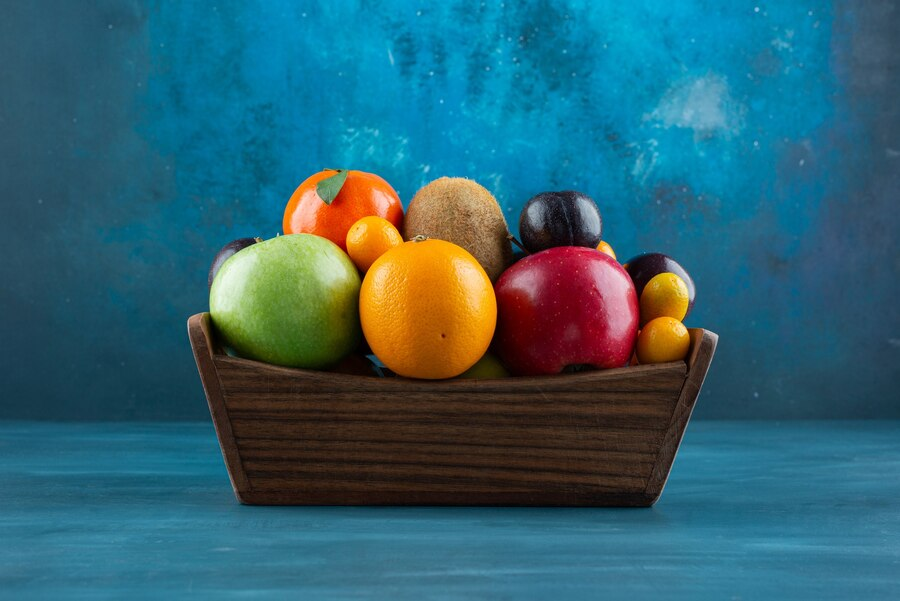
//> input picture OpenCV-Core Foundation/assets/basket.jpg, 900 x 601 px
$ ./OpenCV-Core_Foundation   (built with g++ and OpenCV 4)
//> lines starting //> are read from the running program, lines starting //| are printed output that depends on the picture; after the words box and inside, x2 and y2 are one past the last pixel; in counts of white or black regions, pixels touching at a corner belong together
### OpenCV-Core Foundation/Contours.h
#pragma once


#include <opencv2/opencv.hpp>
#include<iostream>

using namespace std;
using namespace cv;


void Contours();

void thresh_callback(int, void*);

### OpenCV-Core Foundation/TemplateMatching.h
#pragma once

#include "opencv2/opencv.hpp"
#include<iostream>

using namespace std;
using namespace cv;

void templateMatching();
void MatchingMethod(int, void*);

### OpenCV-Core Foundation/MaskOperationOnMatrix.h
#pragma once
#include<opencv2/opencv.hpp>
using namespace std;
using namespace cv;


Mat& maskUsingFilter2D(Mat& A);

### OpenCV-Core Foundation/Itreating-through-Image.h
#pragma once
#include "opencv2/opencv.hpp"
#include<iostream>
using namespace std;
using namespace cv;
void MatIm(Mat A);

### OpenCV-Core Foundation/Contours.cpp

/*
Finding contours in a image has following steps

Read the Input Image: Load an image from a file.
Convert to Grayscale: Convert the image to grayscale.
Blur the Image: Apply a blur to the grayscale image to reduce noise.
Edge Detection: Use the Canny edge detection algorithm to find edges in the image.
Find Contours: Identify contours based on the edges detected by the Canny algorithm.
Draw Contours: Draw the identified contours on a new image.
Display Images: Show the original image and the image with drawn contours.


RETR_TREE:

Purpose: It뭩 like looking at the full family tree of neighborhoods. It helps you see not just the main neighborhoods but also any smaller neighborhoods within them and how they are all related.
How it works: When you use RETR_TREE, OpenCV finds all the contours and organizes them into a tree structure:
Parent contours: Larger contours that may contain smaller ones inside them.
Child contours: Smaller contours inside larger ones.
Sibling contours: Contours that are on the same level (e.g., multiple neighborhoods in the same city).
Example:

If you have an image with several shapes:

RETR_TREE will tell you if one shape is inside another and how the shapes are organized.
CHAIN_APPROX_SIMPLE (Contour Approximation Method)
What it does:

Think of tracing the outline of a complex shape with a pen. If you draw every tiny detail, you뭠l end up with a very detailed and long trace. But if you only trace the important corners and turns, you get a simpler and shorter trace that still outlines the shape accurately.

In the context of contours:

Contours: Outlines of shapes or objects in an image.
Approximation: Simplifying the contour to make it easier to work with.
CHAIN_APPROX_SIMPLE:

Purpose: It뭩 like simplifying your detailed outline by only keeping the essential points that define the shape뭩 boundary.
How it works: Instead of keeping every single point along the contour, this method compresses the contour by removing points that don뭪 change the overall shape significantly. It keeps only the points where the contour changes direction or has significant features.


RETR_EXTERNAL: Only outermost contours.
RETR_LIST: All contours without hierarchy.
RETR_CCOMP: All contours with a two-level hierarchy (outer and nested).
RETR_TREE: All contours with a full hierarchical tree.


The 0 indicates that all levels of contours are drawn, meaning it will include the current contour and all its nested contours.
If you only wanted to draw the outermost contours and not any nested ones, you might use 0 or another value depending on your needs.
*/
#include "Contours.h"


int thresh = 100;
Mat src_gray;
RNG rng(12345);
void thresh_callback(int, void*);
void Contours() {

	Mat src = imread("./assets/basket.jpg");

	//convert image to grayscale
	cvtColor(src, src_gray, COLOR_BGR2GRAY);

	//blur
	blur(src_gray, src_gray, Size(3, 3));

	const char* source_window = "Source";
	namedWindow(source_window);
	imshow(source_window, src);


	const int max_thresh = 255;
	createTrackbar("Canny thresh", source_window, &thresh, max_thresh, thresh_callback);
	thresh_callback(0, 0);

	waitKey();
	return;
}


void thresh_callback(int, void*) {
	Mat canny_output;
	Canny(src_gray, canny_output, thresh, thresh * 2);

	//find the contours in edge detected image
	vector<vector<Point>> contours;
	vector<Vec4i> hierarchy;
	findContours(canny_output, contours, hierarchy, RETR_TREE, CHAIN_APPROX_SIMPLE);
	Mat drawing = Mat::zeros(canny_output.size(), CV_8UC3);

	//drawing contours
	for (size_t i = 0; i < contours.size(); i++) {
		//randomly generate a color for each contor
		Scalar color= Scalar(rng.uniform(0, 256), rng.uniform(0, 256), rng.uniform(0, 256));
		drawContours(drawing, contours, (int)i, color, 2, LINE_8, hierarchy, 0);
	}
	imshow("Contours", drawing);
}

### OpenCV-Core Foundation/TemplateMatching.cpp
#include "TemplateMatching.h"

const char* image_window = "Source Image";
const char* result_window = "Result window";
int match_method = 0;
int max_track = 5;


Mat base = imread("./assets/basket.jpg");
Mat tmp = imread("./assets/tmp.jpg");
Mat result;

void MatchingMethod(int, void*);

void templateMatching() {


	//check if images are empty or ot
	if (base.empty() or tmp.empty()) {
		cout << "Images not found !";
		return;
	}

	//creating name windows

	namedWindow(image_window ,WINDOW_AUTOSIZE);
	namedWindow(result_window, WINDOW_AUTOSIZE);

	////creating trackbar label

	const char* track_label= "Method: \n 0: SQDIFF \n 1: SQDIFF NORMED \n 2: TM CCORR \n 3: TM CCORR NORMED \n 4: TM COEFF \n 5: TM COEFF NORMED";

	//creating trackbar to select method for template matching
	createTrackbar(track_label, image_window,&match_method,max_track,MatchingMethod);

	//initialize template matching with the default method(0)
	MatchingMethod(0, 0);

	waitKey(0);


}

void MatchingMethod(int, void*) {
	Mat base_copy;
	base.copyTo(base_copy);

	//calculating the size of result image
	int rc = base.cols - tmp.cols + 1;
	int rr = base.rows - tmp.rows + 1;

	//create result matrix
	result.create(rr, rc, CV_32FC1);

	//check if the selected methof accepts a mask based on method selection
	//bool method_accept_mask= (match_method == TM_SQDIFF || match_method == TM_SQDIFF_NORMED || match_method == TM_CCORR_NORMED);

	//Perform template matching
	matchTemplate(base,tmp,result,match_method);

	//normalizing the result to a range og 0 to 2 for better visualization
	normalize(result, result, 0, 1, NORM_MINMAX, -1, Mat());


	//we need variable to store the location of the best match
	double minVal, maxVal;
	Point minLoc, maxLoc;
	Point matchLoc;

	//find the best match location based on the method selected
	minMaxLoc(result, &minVal, &maxVal, &minLoc, &maxLoc, Mat());

	if (match_method == TM_SQDIFF || match_method == TM_SQDIFF_NORMED) {
		matchLoc = minLoc;
	}
	else {
		matchLoc = maxLoc;
	}

	//draw a rectangle around
	rectangle(base_copy, matchLoc, Point(matchLoc.x + tmp.cols, matchLoc.y + tmp.rows), Scalar::all(0), 2, 8, 0);
	rectangle(result, matchLoc, Point(matchLoc.x + tmp.cols, matchLoc.y + tmp.rows), Scalar::all(0), 2, 8, 0);

	imshow(image_window, base_copy);
	imshow(result_window, result);

}

### OpenCV-Core Foundation/OpenCV-Core Foundation.cpp
//opencv Mat data type

//Mat the basic container

//Creating Mat Object explicitly"
//8UC3 -> 8 bit Unsigned character, 3 channels

/*
Data Type :

8U: 8 - bit unsigned integers(0 - 255).
8S : 8 - bit signed integers(-128 to 127).
16U : 16 - bit unsigned integers(0 - 65535).
16S : 16 - bit signed integers(-32768 to 32767).
32S : 32 - bit signed integers.
32F : 32 - bit floating - point numbers.
64F : 64 - bit floating - point numbers.

*/

#include <opencv2/opencv.hpp>
#include<iostream>
#include "Itreating-through-Image.h"
#include "MaskOperationOnMatrix.h"
#include "TemplateMatching.h"
#include "Contours.h"
using namespace std;
using namespace cv;


int main() {

	//creating Mat explicitly using Mat constructor
	Mat M(2, 2, CV_16UC3, Scalar(0, 0,255));
	cout << M << endl << endl;

	Mat E = Mat::eye(4, 4, CV_64F);
	cout << endl << "E= " << endl << E << endl << endl;
	Mat O = Mat::ones(6, 6, CV_16U);
	cout << endl << "O= " << endl << O << endl << endl;
	Mat Z = Mat::zeros(3, 3, CV_8UC1);
	cout <<endl<< "Z = " << endl << " " << Z << endl << endl;


	//create headr part of Mat
	Mat A, C;
	A = imread("./assets/basket.jpg");
//> A is the input picture: 601 rows x 900 cols, CV_8UC3; mean B, G, R 111.3, 98, 47.7
	//copy constructor
	Mat B(A);
	C = A;

	//cout << endl << "A = " << A << endl << endl;
	//all the above methods point to the same single data mtrix and making a
	//modification using any of them will affect all the other one as well.


	//In case, if we want to create the copy of matrix itself too

	Mat F = A.clone();
	Mat G;
	A.copyTo(G);
	//cout << endl << "G = " << G << endl << endl;

	//If we want to refer to only asubsection of full data


	//Range of Interest

	Mat X(A, Rect(0, 0, 10, 10));//x,y-10,10  width,height-100,100
	//cout << endl << "X = " << X << endl << endl;

	//we can also use row and column boudaries
	/*Range(0, 2) specifies the range of columns to be included in S.
	0: The starting column index (inclusive).
	2: The ending column index (exclusive).*/
	cout << "Number of rows in image : "<<A.rows<<endl;
//| Number of rows in image : 601
	cout << "NUmber of columns in image are : " << A.cols << endl;
//| NUmber of columns in image are : 900
	Mat S = A(Range::all(), Range(0, 200));
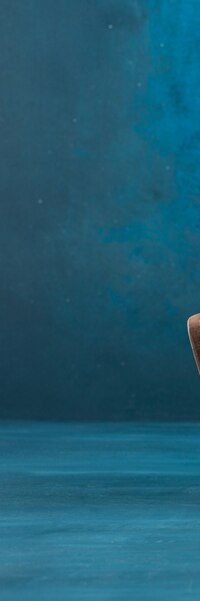
//> S: 601 rows x 200 cols, CV_8UC3; mean B, G, R 114.4, 92, 31.4
	//cout << endl << "S = " << S << endl << endl;

	//Output ogother common points
	Point2f P2f(5, 1);
	Point3f P3f(2, 6, 7);

	cout << endl << P3f << endl;

	cout << endl;

	vector<int> v(10,0);
	cout << endl << "Vector " << endl;
	cout << Mat(v) << endl;


	//accessing the intensity of pixel in an image
	double intensity = E.at<double>(Point(1, 1));
	cout << "Intensity is " << intensity << endl;


	//accessing intensity value in case of BGR channel

	Vec3b listt = A.at<Vec3b>(Point(0, 0));
//> listt = [107, 87, 46]
	uchar blue = listt[0];
//> blue = 107
	uchar green = listt[1];
//> green = 87
	uchar red = listt[2];
//> red = 46

	cout << "Number of channels in listt is " << A.channels() << endl;
//| Number of channels in listt is 3
	cout << "BGR " << (int)blue << " " << (int)green << " " << (int)red << endl;
//| BGR 107 87 46

	cout << endl << X << endl << endl;
//| [107,  87,  46, 107,  87,  46, 107,  87,  46, 107,  87,  46, 107,  87,  46, 107,  87,  46, 107,  87,  46, 107,  87,  46, 107,  87,  46, 107,  87,  46;
//|  108,  88,  47, 108,  88,  47, 108,  88,  47, 108,  88,  47, 108,  88,  47, 108,  88,  47, 108,  88,  47, 108,  88,  47, 107,  87,  46, 107,  87,  46;
//|  108,  88,  47, 108,  88,  47, 108,  88,  47, 108,  88,  47, 109,  89,  48, 109,  89,  48, 109,  89,  48, 109,  89,  48, 108,  88,  47, 107,  87,  46;
//|  107,  87,  46, 107,  87,  46, 108,  88,  47, 108,  88,  47, 108,  88,  47, 108,  88,  47, 109,  89,  48, 109,  89,  48, 108,  88,  47, 108,  88,  47;
//|  106,  86,  45, 107,  87,  46, 107,  87,  46, 107,  87,  46, 107,  87,  46, 107,  87,  46, 107,  87,  46, 108,  88,  47, 108,  88,  47, 107,  87,  46;
//|  107,  87,  46, 107,  87,  46, 107,  87,  46, 107,  87,  46, 106,  86,  45, 106,  86,  45, 106,  86,  45, 106,  86,  45, 107,  87,  46, 107,  87,  46;
//|  108,  88,  47, 108,  88,  47, 107,  87,  46, 107,  87,  46, 107,  87,  46, 106,  86,  45, 106,  86,  45, 106,  86,  45, 106,  86,  45, 106,  86,  45;
//|  109,  89,  48, 109,  89,  48, 108,  88,  47, 108,  88,  47, 107,  87,  46, 107,  87,  46, 106,  86,  45, 106,  86,  45, 106,  86,  45, 105,  85,  44;
//|  109,  89,  48, 108,  88,  47, 107,  87,  46, 106,  86,  45, 106,  86,  45, 105,  85,  44, 105,  85,  44, 105,  85,  44, 106,  86,  45, 107,  87,  46;
//|  109,  89,  48, 109,  89,  48, 108,  88,  47, 107,  87,  46, 107,  87,  46, 106,  86,  45, 106,  86,  45, 106,  86,  45, 105,  85,  44, 106,

	cout << "Mat type is " << E.type() << endl;
	//maskUsingFilter2D(A);
	//MatIm(A);
	//vector of points
	vector<Point2f> vPoints(20);
for (size_t i = 0; i < vPoints.size(); ++i)
		vPoints[i] = Point2f((float)(i * 5), (float)(i % 7));
	cout << "A vector of 2D Points = " << vPoints << endl << endl;


	//Creating a Histogram from image and normalizing it
	imshow("for Histogram", A);


	//separating planes in histogram
	vector<Mat> planes;
	split(A, planes);
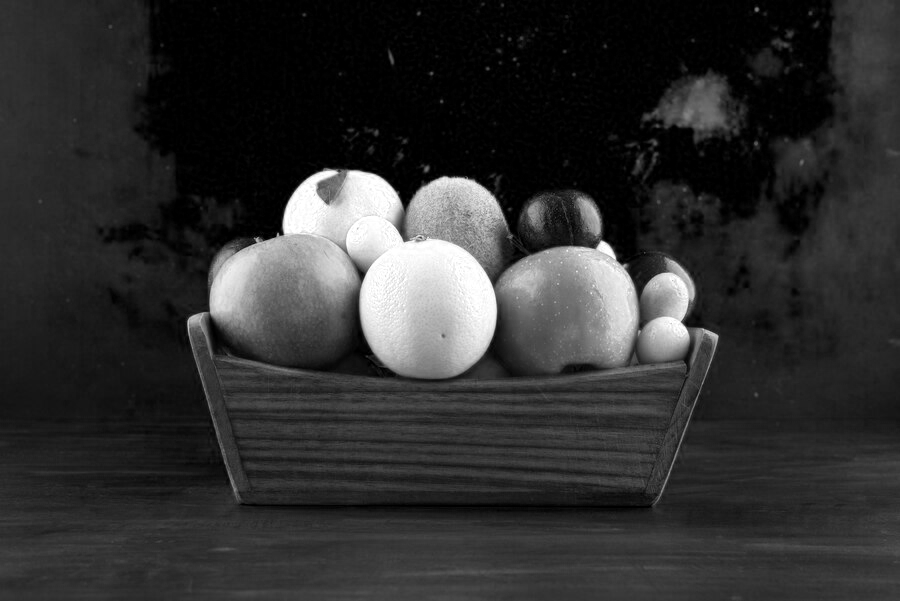
//> planes[2]: 601 rows x 900 cols, CV_8UC1; min 0, max 255, mean 47.7


	int histSize = 256;
	float range[] = {0,256};
	const float* histRange[] = { range };
	bool uniform = true;
	bool accumulate = false;
	Mat b_hist,g_hist,r_hist;
	calcHist(&planes[0], 1, 0, Mat(), b_hist, 1, &histSize, histRange, uniform, accumulate);
//> b_hist = 256 values, max 10449 at index 0, min 0 at index 240, mean 2112.9
	calcHist(&planes[1], 1, 0, Mat(), g_hist, 1, &histSize, histRange, uniform, accumulate);
//> g_hist = 256 values, max 7592 at index 121, min 0 at index 254, mean 2112.9
	calcHist(&planes[2], 1, 0, Mat(), r_hist, 1, &histSize, histRange, uniform, accumulate);
//> r_hist = 256 values, max 53316 at index 0, min 260 at index 151, mean 2112.9


	int h_ww = 512;
	int h_hh = 400;
	int bin_w = cvRound((double)h_ww / histSize);

	Mat histImage(h_hh, h_ww, CV_8UC3, Scalar(0, 0, 0));


	normalize(b_hist, b_hist, 0, histImage.rows, NORM_MINMAX, -1, Mat());
//> b_hist = 256 values, max 400 at index 0, min 0 at index 240, mean 80.88
	normalize(g_hist, g_hist, 0, histImage.rows, NORM_MINMAX, -1, Mat());
//> g_hist = 256 values, max 400 at index 121, min 0 at index 254, mean 111.3
	normalize(r_hist, r_hist, 0, histImage.rows, NORM_MINMAX, -1, Mat());
//> r_hist = 256 values, max 400 at index 0, min 0 at index 151, mean 13.97

	for (int i = 1; i < histSize; i++) {
		line(histImage, Point(bin_w*(i-1),h_hh - cvRound(b_hist.at<float>(i-1))), Point(bin_w*(i),h_hh-cvRound(b_hist.at<float>(i))), Scalar(255, 0, 0), 2, 8, 0);
		line(histImage, Point(bin_w * (i - 1), h_hh - cvRound(g_hist.at<float>(i - 1))), Point(bin_w * (i), h_hh - cvRound(g_hist.at<float>(i))), Scalar(0, 255, 0), 2, 8, 0);
		line(histImage, Point(bin_w * (i - 1), h_hh - cvRound(r_hist.at<float>(i - 1))), Point(bin_w * (i), h_hh - cvRound(r_hist.at<float>(i))), Scalar(0, 0, 255), 2, 8, 0);

	}
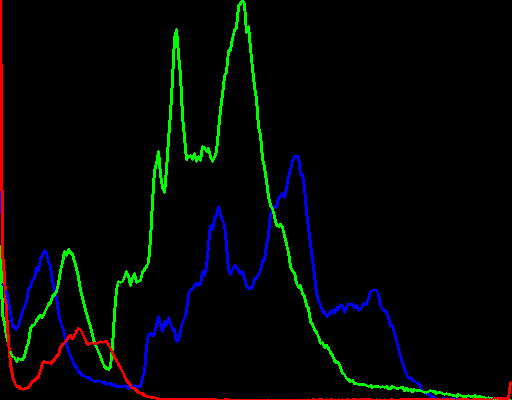
//> histImage: 400 rows x 512 cols, CV_8UC3; mean B, G, R 4.5, 6.3, 2.9

	imshow("Histogram is ", histImage);
	waitKey(0);
	templateMatching();
//> in MatchingMethod, `rectangle(base_copy, matchLoc, Point(matchLoc.x + tmp.cols, matchLoc.y..`: base_copy: 601 rows x 900 cols, CV_8UC3; 0.18% of pixels changed, all inside (x1, y1, x2, y2) = (622, 255, 717, 331)
//> in MatchingMethod, `rectangle(result, matchLoc, Point(matchLoc.x + tmp.cols, matchLoc.y + ..`:
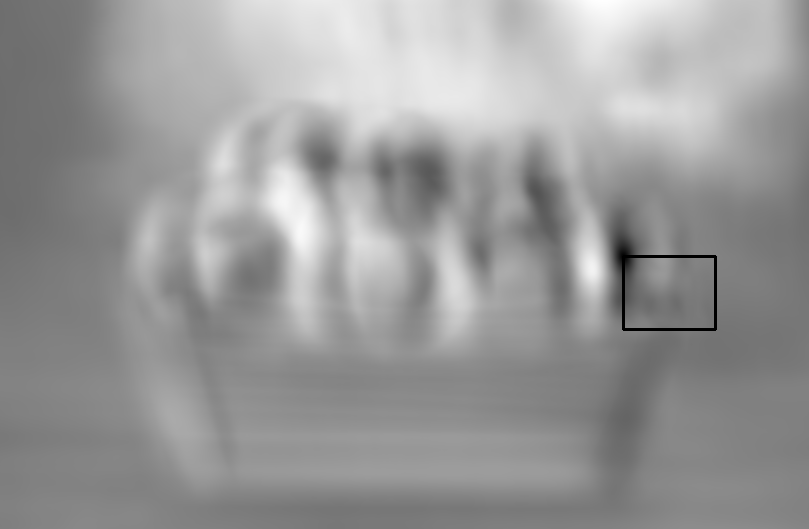
//> result: 529 rows x 809 cols, CV_32FC1; min 0, max 1, mean 0.603
	Contours();
//> in Contours, `cvtColor(src, src_gray, COLOR_BGR2GRAY);`:
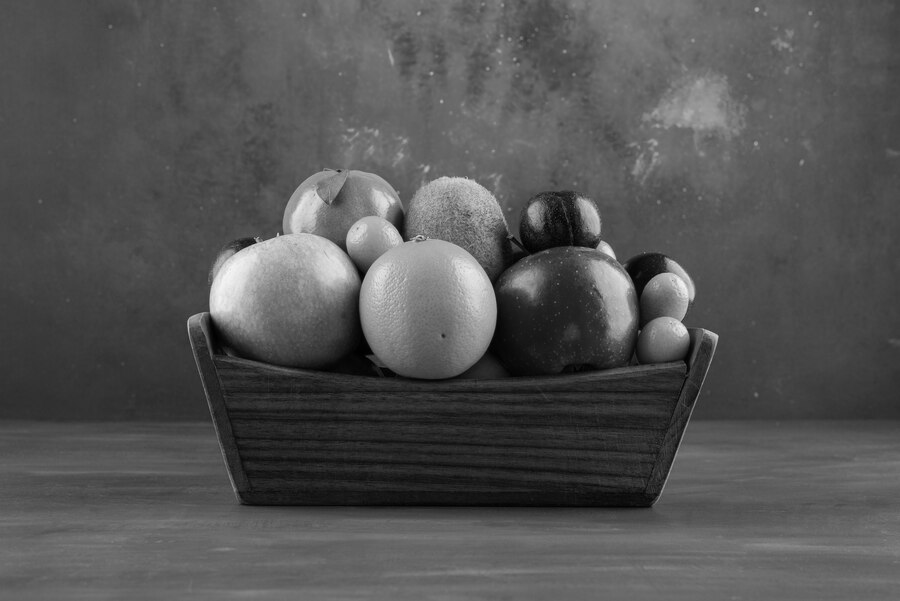
//> src_gray: 601 rows x 900 cols, CV_8UC1; min 0, max 247, mean 84.5
//> in thresh_callback, `Canny(src_gray, canny_output, thresh, thresh * 2);`:
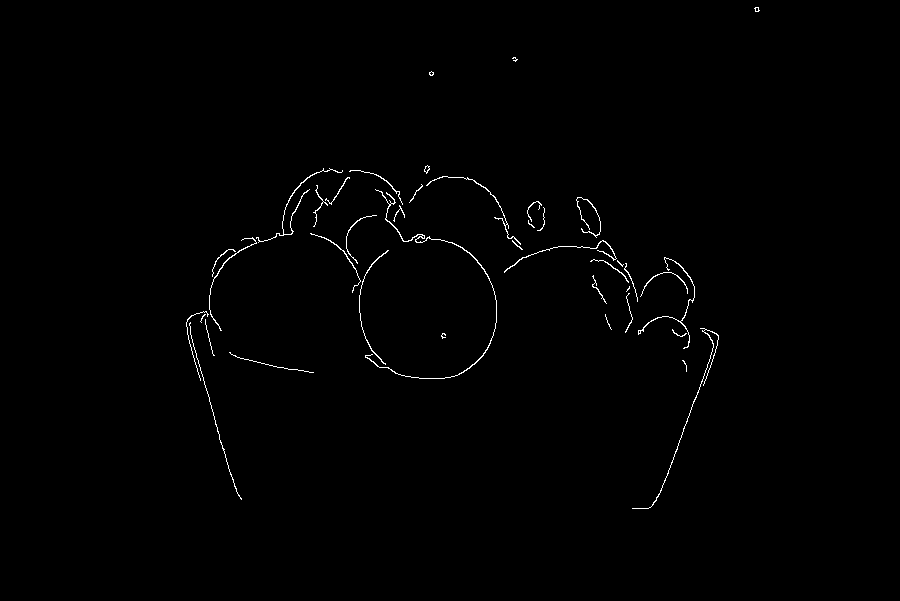
//> canny_output: 601 rows x 900 cols, CV_8UC1; 0.66% white in thin lines or dots, all inside (x1, y1, x2, y2) = (186, 7, 760, 509)
//> in thresh_callback, `findContours(canny_output, contours, hierarchy, RETR_TREE, CHAIN_APPRO..`: contours = 46 contours, 33 with area under 20; largest, box (x1, y1, x2, y2) and area: (365, 189, 497, 379) 132, (638, 257, 695, 349) 57, (256, 168, 343, 243) 51, (426, 176, 521, 245) 44, (504, 240, 617, 273) 42
//> the loop in thresh_callback, `for (size_t i = 0; i < contours.size(); i++)` made 46 passes
//> after the loop in thresh_callback, `for (size_t i = 0; i < contours.size(); i++)`:
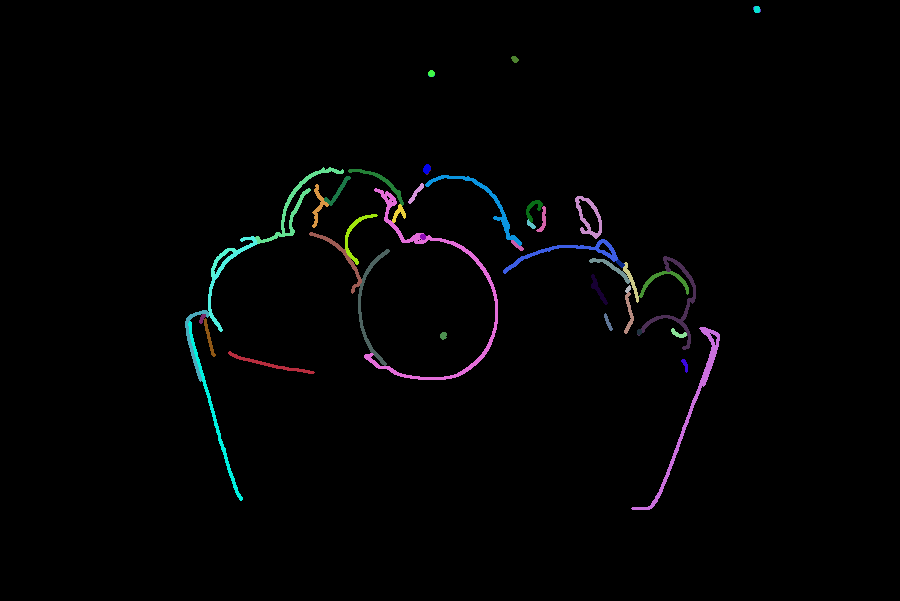
//> drawing: 601 rows x 900 cols, CV_8UC3; mean B, G, R 3.3, 2.9, 2.6


	//imshow("row and column",S);
	//waitKey(0);


}
